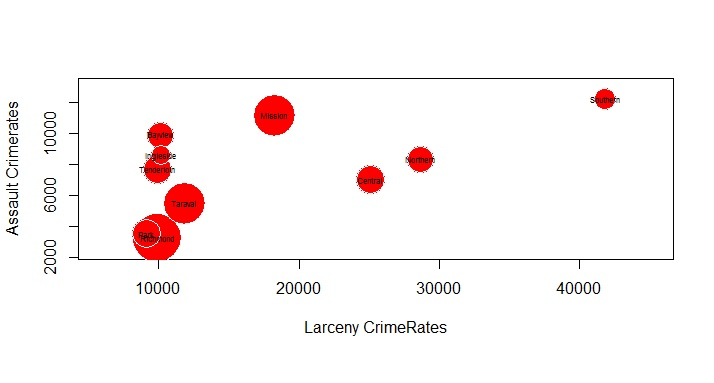

Recreate this plot in R.
# Author - Anupama Rajaram
# Program Description - Create bubble charts showing crime rates per district.

# To clean up the memory of your current R session run the following line
rm(list=ls(all=TRUE))

# Load libraries 
library(ggplot2)
library(ggvis)
library(data.table)  # to use fread()


# Load some default preferences for number formatting
options(digits=7)


crimesfo <- fread("sfo_crime.csv") 
# 10 rows and 41 columns.

radius <- sqrt( crimesfo$popl/ pi )

# add color and format axes.
# we use fg to change border color, bg to change fill color
symbols(crimesfo$LARCENY.THEFT, crimesfo$ASSAULT, circles=radius, inches=0.35, 
        fg="white", bg="red", xlab="Larceny CrimeRates", 
        ylab="Assault Crimerates")
text(crimesfo$LARCENY.THEFT, crimesfo$ASSAULT, crimesfo$area, cex=0.5)


# Similar bubble plot using ggplot library functions.
 p1 = ggplot(crimesfo, aes(x = area, y = (LARCENY.THEFT/popl)*100), 
        label = area) + 
   geom_point(color = "blue", aes(size = LARCENY.THEFT))
 
 p1 + ggtitle("Plot") +
   xlab("District") + ylab("Theft as % of District Population")
